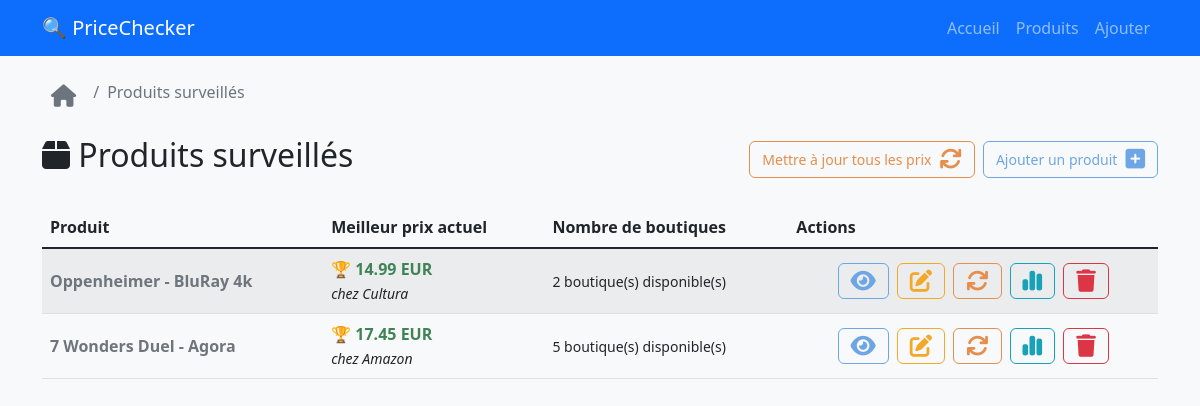
Page /products on the committed database.
### tables this page shows
CREATE TABLE products (
            id INTEGER PRIMARY KEY AUTOINCREMENT,
            name TEXT NOT NULL,
            description TEXT,
            created_at TIMESTAMP DEFAULT CURRENT_TIMESTAMP,
            updated_at TIMESTAMP DEFAULT CURRENT_TIMESTAMP
        );

CREATE TABLE price_history (
            id INTEGER PRIMARY KEY AUTOINCREMENT,
            product_link_id INTEGER NOT NULL,
            price REAL,
            currency TEXT DEFAULT 'EUR',
            is_available BOOLEAN DEFAULT 1,
            scraped_at TIMESTAMP DEFAULT CURRENT_TIMESTAMP,
            error_message TEXT,
            FOREIGN KEY (product_link_id) REFERENCES product_links (id) ON DELETE CASCADE
        );

CREATE TABLE product_links (
            id INTEGER PRIMARY KEY AUTOINCREMENT,
            product_id INTEGER NOT NULL,
            shop_name TEXT NOT NULL,
            url TEXT NOT NULL,
            css_selector TEXT,
            is_active BOOLEAN DEFAULT 1,
            created_at TIMESTAMP DEFAULT CURRENT_TIMESTAMP,
            updated_at TIMESTAMP DEFAULT CURRENT_TIMESTAMP,
            FOREIGN KEY (product_id) REFERENCES products (id) ON DELETE CASCADE
        );

### app/routes.py (the view)
@main.route('/products')
def products():
    try:
        products = get_all_products()
        for product in products:
            try:
                price_data = get_latest_prices(product['id'])
                if price_data and 'best_price' in price_data:
                    product['best_price'] = price_data['best_price']
                else:
                    product['best_price'] = None
                if price_data and 'prices' in price_data:
                    available_prices = [
                        p for p in price_data['prices']
                        if p['is_available'] and p['price'] is not None
                    ]
                    product['available_shops'] = len(available_prices)
                    product['has_prices'] = len(price_data['prices']) > 0
                    product['recent_prices'] = available_prices[:3]
                else:
                    product['available_shops'] = 0
                    product['has_prices'] = False
                    product['recent_prices'] = []
            except Exception as e:
                logger.warning(f"Erreur récupération prix pour produit {product['id']}: {e}")
                product['best_price'] = None
                product['available_shops'] = 0
                product['has_prices'] = False
                product['recent_prices'] = []
        return render_template('products.html', products=products)
    except Exception as e:
        logger.error(f"Erreur lors du chargement des produits: {e}")
        flash('Erreur lors du chargement des produits', 'error')
        return render_template('products.html', products=[])

### database/models.py (called while the page is built)
def get_db_connection():
    try:
        if current_app:
            db_path = current_app.config.get('DATABASE_PATH', 'pricechecker.db')
        else:
            db_path = 'pricechecker.db'
        conn = sqlite3.connect(db_path)
        conn.row_factory = sqlite3.Row
        if hasattr(current_app.config, 'SQLITE_PRAGMAS'):
            for pragma, value in current_app.config.SQLITE_PRAGMAS.items():
                conn.execute(f"PRAGMA {pragma} = {value}")
        return conn
    except Exception as e:
        logger.error(f"Erreur connexion DB: {e}")
        raise

def dict_from_row(row):
    if row is None:
        return None
    return {key: row[key] for key in row.keys()}

def get_all_products():
    conn = get_db_connection()
    cursor = conn.cursor()
    rows = cursor.execute('''
        SELECT id, name, description, created_at, updated_at
        FROM products
        ORDER BY created_at DESC
    ''').fetchall()
    conn.close()
    products = []
    for row in rows:
        product_dict = dict_from_row(row)
        if product_dict['created_at']:
            pass
        products.append(product_dict)
    return products

### app/templates/products.html (shortened to what this page needs)
{% extends "base.html" %}
{% block content %}
<nav aria-label="breadcrumb" class="mb-4">
    <ol class="breadcrumb">
        <li class="breadcrumb-item"><a href="{{ url_for('main.index')  }}" class="btn btn-sm" title="Retour à l'accueil"><i class="fas fa-home"></i></a></li>
        <li class="breadcrumb-item active" aria-current="page">Produits surveillés</li>
    </ol>
</nav>
<div class="row">
    <div class="col-md-12">
        <div class="d-flex justify-content-between align-items-center mb-4">
            <h2><i class="fa-solid fa-box"></i> Produits surveillés</h2>
            <div class="d-flex gap-2">
                <div id="scrapContainer" class="d-inline-block">
                    <button type="button" class="btn btn-action-scrap btn-sm" id="scrapAllBtn">
                        Mettre à jour tous les prix <i class="fa-solid fa-arrows-rotate" id="scrapIcon"></i>
                    </button>
                </div>
                <a href="{{ url_for('main.add_product') }}" class="btn btn-action-view btn-sm">
                    Ajouter un produit <i class="fa-solid fa-square-plus"></i>
                </a>
            </div>
        </div>
        {% if products %}
            <div class="table-responsive">
            <table class="table table-striped">
                <thead>
                    <tr>
                        <th>Produit</th>
                        <th>Meilleur prix actuel</th>
                        <th>Nombre de boutiques</th>
                        <th>Actions</th>
                    </tr>
                </thead>
                <tbody>
                    {% for product in products %}
                        <tr>
                            <td class="td-vertical-middle">
                                <span class="clean-link">
                                    <a href="{{ url_for('main.product_detail', product_id=product.id) }}">
                                        <strong>{{ product.name }}</strong>
                                    </a>
                                </span>
                            </td>
                            <td class="td-vertical-middle">
                                {% if product.best_price %}
                                    <div class="best-price">
                                        <a href="{{ product.best_price.url }}"
                                        target="_blank"
                                        class="clean-bestprice">
                                            <strong>🏆 {{ product.best_price.price }} {{ product.best_price.currency }}</strong>
                                        </a>
                                        <br>
                                        <small><i>chez {{ product.best_price.shop_name }}</i></small>
                                    </div>
                                {% endif %}
                            </td>
                            <td class="td-vertical-middle">
                                {% if product.available_shops > 0 %}
                                    <small class="shop-count">
                                         {{ product.available_shops }} boutique(s) disponible(s)
                                    </small>
                                {% else %}
                                    <div class="no-shop">
                                        Aucun lien configuré
                                    </div>
                                {% endif %}
                            </td>
                            <td class="td-vertical-middle">
                                <div class="d-flex gap-2 justify-content-center action-buttons">
                                    <a href="{{ url_for('main.product_detail', product_id=product.id) }}"
                                        class="btn btn-action-view btn-sm"
                                        title="Voir les détails">
                                        <i class="fas fa-eye"></i>
                                    </a>
                                    <a href="{{ url_for('main.edit_product', product_id=product.id) }}"
                                        class="btn btn-action-edit btn-sm"
                                        title="Modifier le produit">
                                        <i class="fas fa-edit"></i>
                                    </a>
                                    <form method="POST" action="{{ url_for('main.products_single_scrape', product_id=product.id) }}" class="d-inline" title="Récupérer les prix">
                                        <button type="submit" class="btn btn-action-scrap btn-sm btn-single-scrape"
                                                data-product-id="{{ product.id }}"
                                                onclick="handleSingleScrapeClick(this, event);">
                                            <i class="fa-solid fa-arrows-rotate"></i>
                                        </button>
                                    </form>
                                    <a href="{{ url_for('main.price_history', product_id=product.id) }}"
                                        class="btn btn-action-chart btn-sm"
                                        title="Historique des prix">
                                        <i class="fa-solid fa-chart-simple"></i>
                                    </a>
                                    <button type="button"
                                        class="btn btn-action-delete btn-sm"
                                        title="Supprimer le produit"
                                        onclick="confirmDeleteProduct('{{ product.id }}', '{{ product.name|e }}')">
                                        <i class="fas fa-trash"></i>
                                    </button>
                                </div>
                            </td>
                        </tr>
                    {% endfor %}
                </tbody>
            </table>
        {% endif %}
        </div>
    </div>
</div>
{% endblock %}

### static/css/style.css (style rules this page uses)
.breadcrumb a { text-decoration: none !important; color: #6c757d; transition: color 0.2s ease; }
.btn { border-radius: 6px; transition: all 0.15s ease; font-weight: 500; display: inline-flex !important; align-items: center !important; justify-content: center !important; text-align: center !important; }
.btn i { font-size: 1.6em; }
.btn-sm i { font-size: 1.6em; }
.btn-action-addlink, .btn-action-back, .btn-action-chart, .btn-action-delete, .btn-action-edit, .btn-action-scrap, .btn-action-view, .btn-shop-delete, .btn-shop-edit { background-color: transparent !important; border-width: 1px !important; border-style: solid !important; color: #6c757d !important; display: inline-flex !important; align-items: center !important; justify-content: center !important; transition: all 0.3s ease !important; min-width: 25px !important; min-height: 25px !important; gap: 0.5rem !important; padding: 0.375rem 0.75rem !important; white-space: nowrap !important; }
.btn-action-chart { border-color: #17a2b8 !important; color: #17a2b8 !important; }
.btn-action-delete { border-color: #dc3545 !important; color: #dc3545 !important; }
.btn-action-edit { border-color: #f3a928 !important; color: #f3a928 !important; }
.btn-action-scrap { border-color: #e58e4e !important; color: #e58e4e !important; }
.btn-action-view { border-color: #6EA6E5 !important; color: #6EA6E5 !important; }
.clean-bestprice { color: #408357; text-decoration: none; transition: color 0.2s ease; font-size: 1em; }
.clean-link { text-decoration: none !important; color: #6e757c !important; transition: color 0.2s ease; }
.clean-link a { text-decoration: none !important; color: inherit !important; }
.fa-arrows-rotate { transition: transform 0.2s ease; }
#scrapContainer { min-width: 200px; display: flex !important; align-items: center !important; gap: 15px !important; }
.td-vertical-middle { vertical-align: middle !important; }

### rows in the picture
products: name "Oppenheimer - BluRay 4k", best_price.price "14.99", best_price.currency "EUR", best_price.shop_name "Cultura", available_shops "2"
products: name "7 Wonders Duel - Agora", best_price.price "17.45", best_price.currency "EUR", best_price.shop_name "Amazon", available_shops "5"
